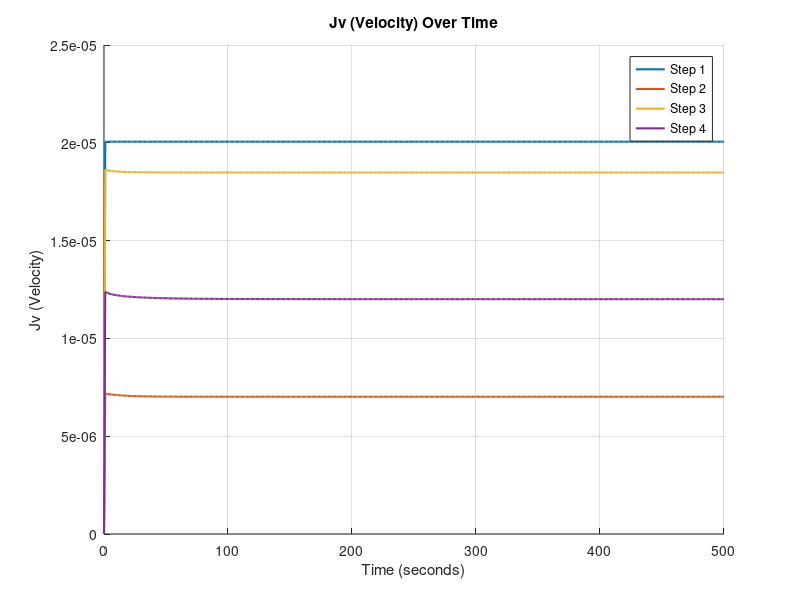

Write MATLAB code to recreate this figure. (Note: this script raises an error after producing the figure.)
%__Gruppe 3-Simulering-3.Sem__
clear
close all
clc
%%

x = linspace(0, 500, 500);

load('step1jv.mat', 'Jv_values1');
load('step2jv.mat', 'Jv_values2');
load('step3jv.mat', 'Jv_values3');
load('step4jv.mat', 'Jv_values4');

%%

% Create a figure for the first plot
figure;
hold on;

plot(x, Jv_values1, 'LineWidth', 1.5);
plot(x, Jv_values2, 'LineWidth', 1.5);
plot(x, Jv_values3, 'LineWidth', 1.5);
plot(x, Jv_values4, 'LineWidth', 1.5);

xlabel('Time (seconds)');
ylabel('Jv (Velocity)');
title('Jv (Velocity) Over Time');
grid on;

legend('Step 1', 'Step 2', 'Step 3', 'Step 4');
%% Double Y-axis Jv graph
x = linspace(0, 500, 500);

load('step2jv.mat', 'Jv_values2');
load('step3jv.mat', 'Jv_values3');
load('step4jv.mat', 'Jv_values4');

% Remove the first value from each series
Jv_values2 = Jv_values2(2:end);
Jv_values3 = Jv_values3(2:end);
Jv_values4 = Jv_values4(2:end);

figure;

% Plot Step 2 on the left y-axis
yyaxis left;
plot(x(2:end), Jv_values2, 'LineWidth', 1.5, 'LineStyle', '-'); 
ylabel('J_{v} [m^{3} m^{-2} s^{-1}]');

hold on;

% Plot Step 3 on the left y-axis
plot(x(2:end), Jv_values3, 'LineWidth', 1.5, 'LineStyle', '--');
ylim([1.825*10^-5, 1.865*10^-5]);           % y-limit for left
ylabel('J_{v} [m^{3} m^{-2} s^{-1}]');

% Plot Step 4 on the right y-axis
yyaxis right;
ylim([1.2*10^-5, 1.24*10^-5]);               % y-limit for right

plot(x(2:end), Jv_values4, 'LineWidth', 1.5);
ylabel('J_{v} [m^{3} m^{-2} s^{-1}]');

xlabel('Tid [s]');
title('J_{v} Over Tid');
grid on;

legend('Step 2', 'Step 3', 'Step 4');